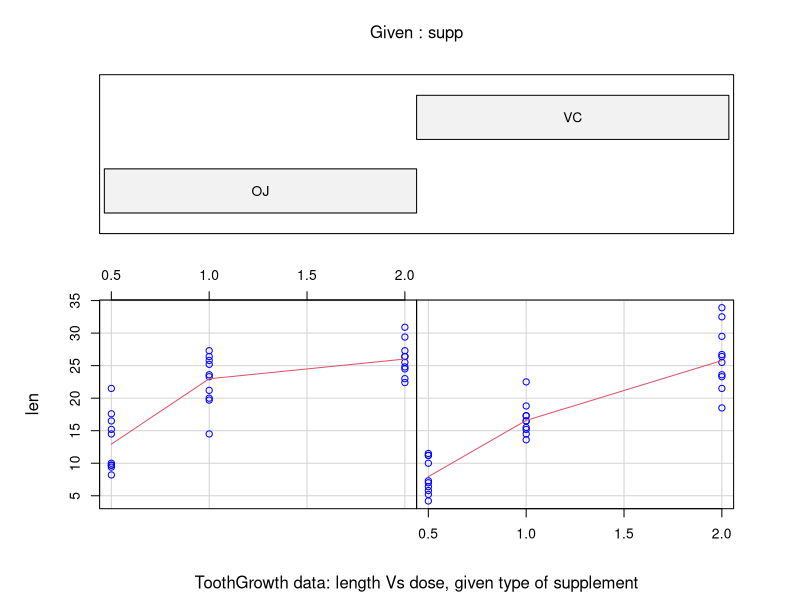
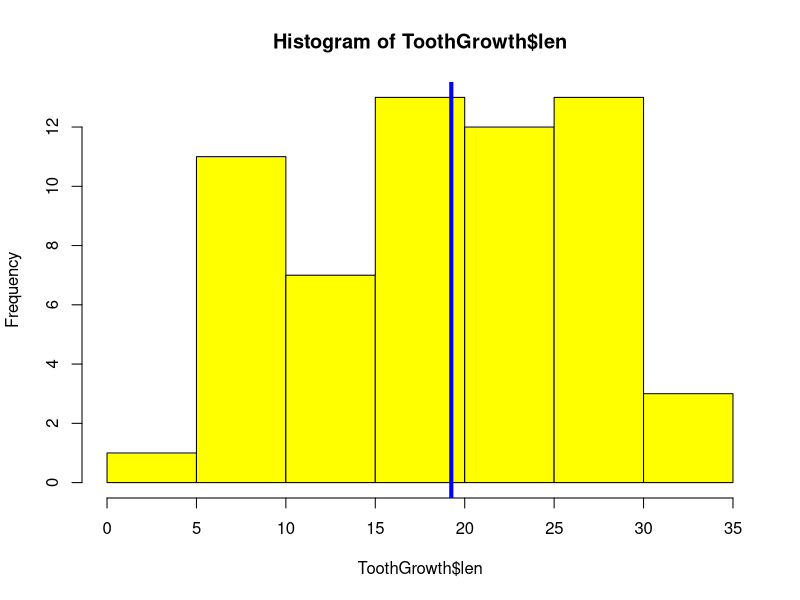
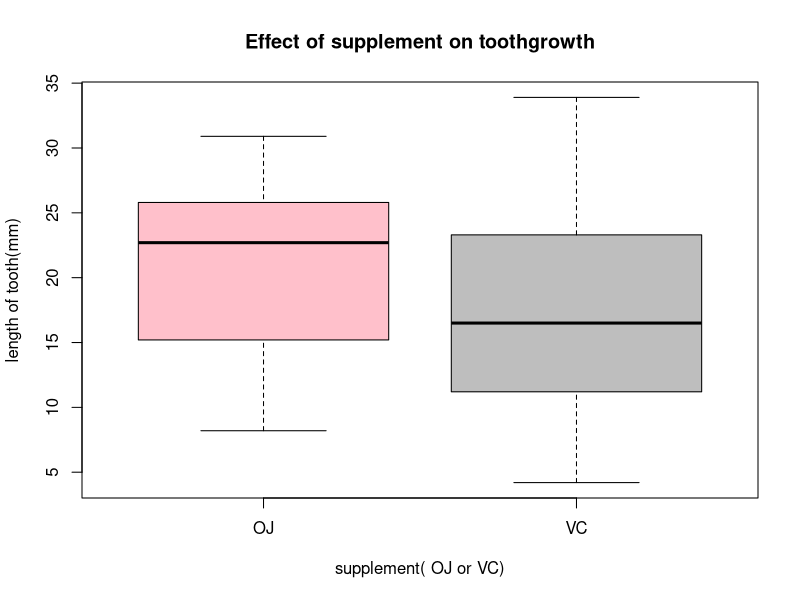
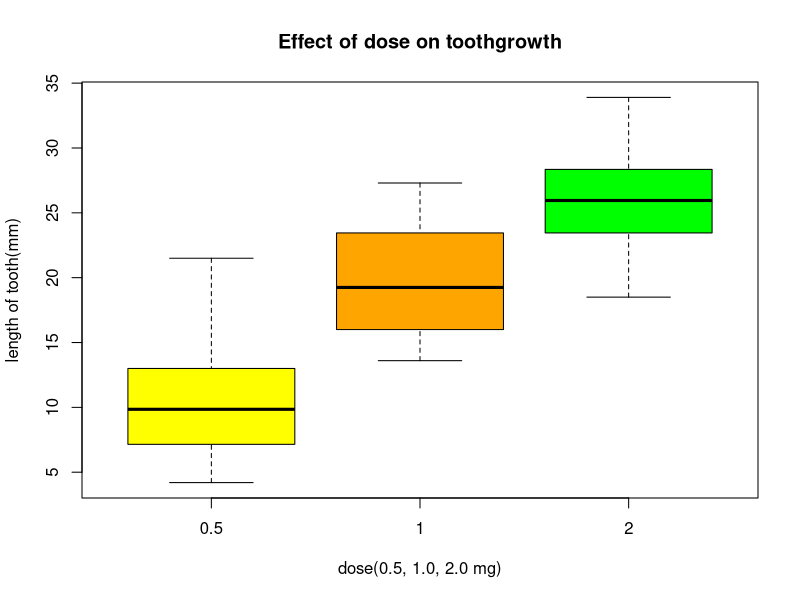

Here is the R script that generated these plots, in order:
## ---- chunk 1
library(datasets)
library(plyr)
help(ToothGrowth)
## starting httpd help server ... done
dim(ToothGrowth)
## [1] 60  3
summary(ToothGrowth)
##       len        supp         dose      
##  Min.   : 4.20   OJ:30   Min.   :0.500  
##  1st Qu.:13.07   VC:30   1st Qu.:0.500  
##  Median :19.25           Median :1.000  
##  Mean   :18.81           Mean   :1.167  
##  3rd Qu.:25.27           3rd Qu.:2.000  
##  Max.   :33.90           Max.   :2.000

## ---- chunk 2
coplot(len ~ dose | supp, data = ToothGrowth, panel = panel.smooth, xlab = "ToothGrowth data: length Vs dose, given type of supplement", col = "blue")
hist(ToothGrowth$len, col = "Yellow")
abline(v = median(ToothGrowth$len),col = "blue", lwd = 4 )
## ---- chunk 3
boxplot(ToothGrowth$len ~ ToothGrowth$supp, col = c("pink", "grey"), main = "Effect of supplement on toothgrowth", xlab = "supplement( OJ or VC)", ylab = "length of tooth(mm)")
## ---- chunk 4
boxplot(ToothGrowth$len ~ ToothGrowth$dose, col = c("yellow", "orange", "green"), main = "Effect of dose on toothgrowth", xlab = "dose(0.5, 1.0, 2.0 mg)", ylab = "length of tooth(mm)")
